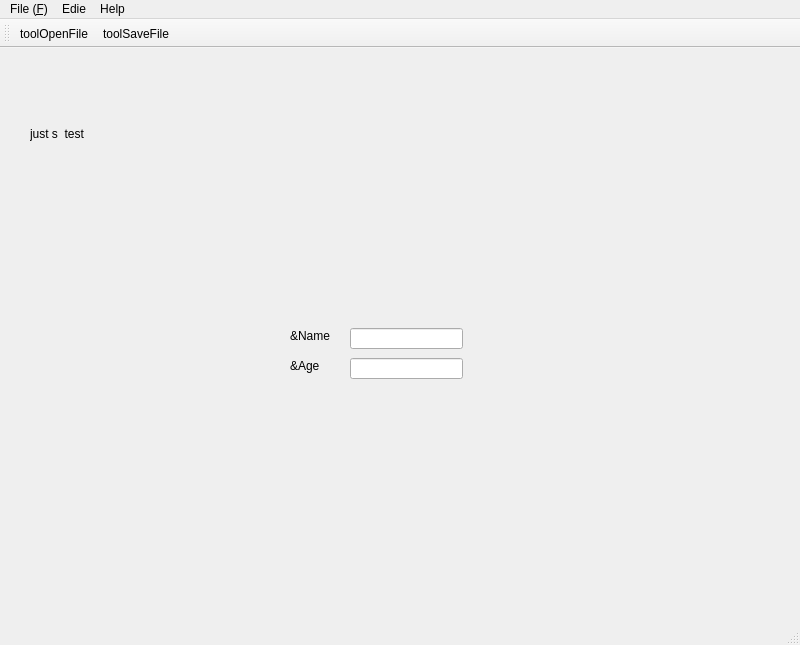
<?xml version="1.0" encoding="UTF-8"?>
<ui version="4.0">
 <class>MainWindow</class>
 <widget class="QMainWindow" name="MainWindow">
  <property name="geometry">
   <rect>
    <x>0</x>
    <y>0</y>
    <width>800</width>
    <height>645</height>
   </rect>
  </property>
  <property name="windowTitle">
   <string>MainWindow</string>
  </property>
  <widget class="QWidget" name="centralwidget">
   <widget class="QLabel" name="label_text">
    <property name="geometry">
     <rect>
      <x>30</x>
      <y>40</y>
      <width>141</width>
      <height>91</height>
     </rect>
    </property>
    <property name="text">
     <string>just s  test</string>
    </property>
   </widget>
   <widget class="QLabel" name="label_dog">
    <property name="geometry">
     <rect>
      <x>220</x>
      <y>20</y>
      <width>211</width>
      <height>181</height>
     </rect>
    </property>
    <property name="text">
     <string/>
    </property>
    <property name="pixmap">
     <pixmap>imgs/dog.jpg</pixmap>
    </property>
    <property name="scaledContents">
     <bool>true</bool>
    </property>
   </widget>
   <widget class="QLabel" name="labe_link">
    <property name="geometry">
     <rect>
      <x>80</x>
      <y>300</y>
      <width>72</width>
      <height>15</height>
     </rect>
    </property>
    <property name="text">
     <string/>
    </property>
   </widget>
   <widget class="QLabel" name="label_name">
    <property name="geometry">
     <rect>
      <x>290</x>
      <y>280</y>
      <width>72</width>
      <height>15</height>
     </rect>
    </property>
    <property name="text">
     <string>&amp;Name</string>
    </property>
   </widget>
   <widget class="QLabel" name="label_Age">
    <property name="geometry">
     <rect>
      <x>290</x>
      <y>310</y>
      <width>72</width>
      <height>15</height>
     </rect>
    </property>
    <property name="text">
     <string>&amp;Age</string>
    </property>
   </widget>
   <widget class="QLineEdit" name="lineEdit_Name">
    <property name="geometry">
     <rect>
      <x>350</x>
      <y>280</y>
      <width>113</width>
      <height>21</height>
     </rect>
    </property>
   </widget>
   <widget class="QLineEdit" name="lineEdit_Age">
    <property name="geometry">
     <rect>
      <x>350</x>
      <y>310</y>
      <width>113</width>
      <height>21</height>
     </rect>
    </property>
   </widget>
  </widget>
  <widget class="QMenuBar" name="menubar">
   <property name="geometry">
    <rect>
     <x>0</x>
     <y>0</y>
     <width>800</width>
     <height>26</height>
    </rect>
   </property>
   <widget class="QMenu" name="menuFile">
    <property name="title">
     <string>File (&amp;F)</string>
    </property>
    <addaction name="actionOpen"/>
    <addaction name="separator"/>
    <addaction name="actionClose"/>
    <addaction name="separator"/>
    <addaction name="actionsave"/>
   </widget>
   <widget class="QMenu" name="menuEdie">
    <property name="title">
     <string>Edie</string>
    </property>
   </widget>
   <widget class="QMenu" name="menuHelp">
    <property name="title">
     <string>Help</string>
    </property>
   </widget>
   <addaction name="menuFile"/>
   <addaction name="menuEdie"/>
   <addaction name="menuHelp"/>
  </widget>
  <widget class="QToolBar" name="toolBar">
   <property name="windowTitle">
    <string>toolBar</string>
   </property>
   <attribute name="toolBarArea">
    <enum>TopToolBarArea</enum>
   </attribute>
   <attribute name="toolBarBreak">
    <bool>false</bool>
   </attribute>
   <addaction name="actionToolOpenFile"/>
   <addaction name="actionToolSaveFile"/>
  </widget>
  <widget class="QStatusBar" name="statusBar"/>
  <action name="actionOpen">
   <property name="icon">
    <iconset>
     <normaloff>imgs/open.png</normaloff>
     <normalon>C:/Users/lum/.designer/backup/imgs/open.png</normalon>imgs/open.png</iconset>
   </property>
   <property name="text">
    <string>Open</string>
   </property>
   <property name="shortcut">
    <string>Ctrl+O</string>
   </property>
  </action>
  <action name="actionClose">
   <property name="text">
    <string>close</string>
   </property>
  </action>
  <action name="actionsave">
   <property name="icon">
    <iconset>
     <normaloff>imgs/save.png</normaloff>imgs/save.png</iconset>
   </property>
   <property name="text">
    <string>save</string>
   </property>
   <property name="shortcut">
    <string>Ctrl+S</string>
   </property>
  </action>
  <action name="actionToolOpenFile">
   <property name="icon">
    <iconset>
     <normaloff>imgs/open.png</normaloff>imgs/open.png</iconset>
   </property>
   <property name="text">
    <string>toolOpenFile</string>
   </property>
   <property name="shortcut">
    <string>Ctrl+O</string>
   </property>
  </action>
  <action name="actionToolSaveFile">
   <property name="icon">
    <iconset>
     <normaloff>imgs/save.png</normaloff>imgs/save.png</iconset>
   </property>
   <property name="text">
    <string>toolSaveFile</string>
   </property>
   <property name="shortcut">
    <string>Ctrl+S</string>
   </property>
  </action>
 </widget>
 <resources/>
 <connections/>
</ui>
